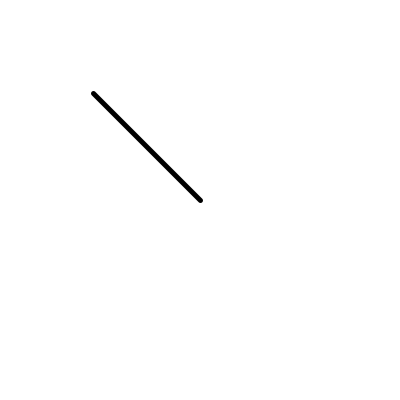
Frame 1 (no input)
Frame 60 (the mouse pressed at the canvas centre just before this capture): identical to frame 1, image omitted
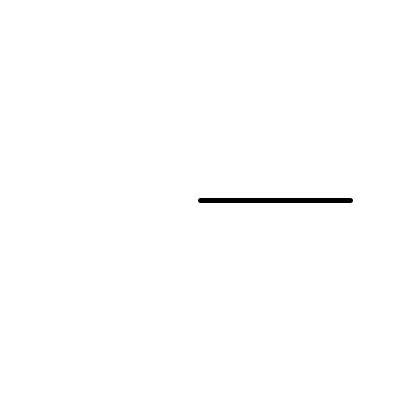
Frame 120 (the mouse held since frame 60 and released just before this capture)

The Processing sketch that drew these frames (run headless with seeded random() and noise(); from frame 60 on, the mouse is pressed at the canvas centre):

// Processing sketch: week2_face
// ── week2_face.pde
void setup() {
  size(400, 400);
}

void draw() {
  background(255);
  
  // 막대기의 시작점(축)을 화면 중앙으로 설정
  float centerX = width / 2;
  float centerY = height / 2;
  
  // 마우스와 중앙점 사이의 각도 계산
  float angle = atan2(mouseY - centerY, mouseX - centerX);
  
  // 막대기의 길이
  float stickLength = 150;
  
  // 화면 중앙에 축을 기준으로 막대기 그리기
  pushMatrix();
  translate(centerX, centerY);  // 기준점을 화면 중앙으로 이동
  rotate(angle);  // 계산한 각도만큼 회전
  stroke(0);
  strokeWeight(5);
  line(0, 0, stickLength, 0);  // 막대기 그리기
  popMatrix();
}
